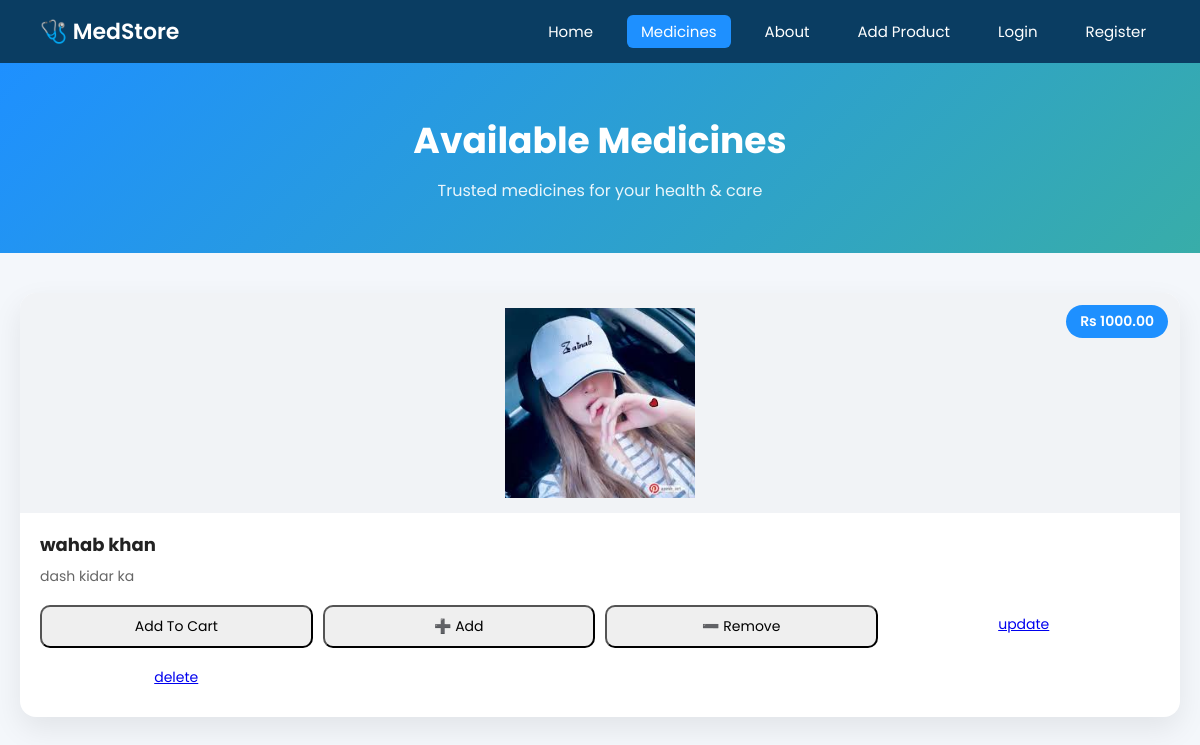
The app's page /, older data.
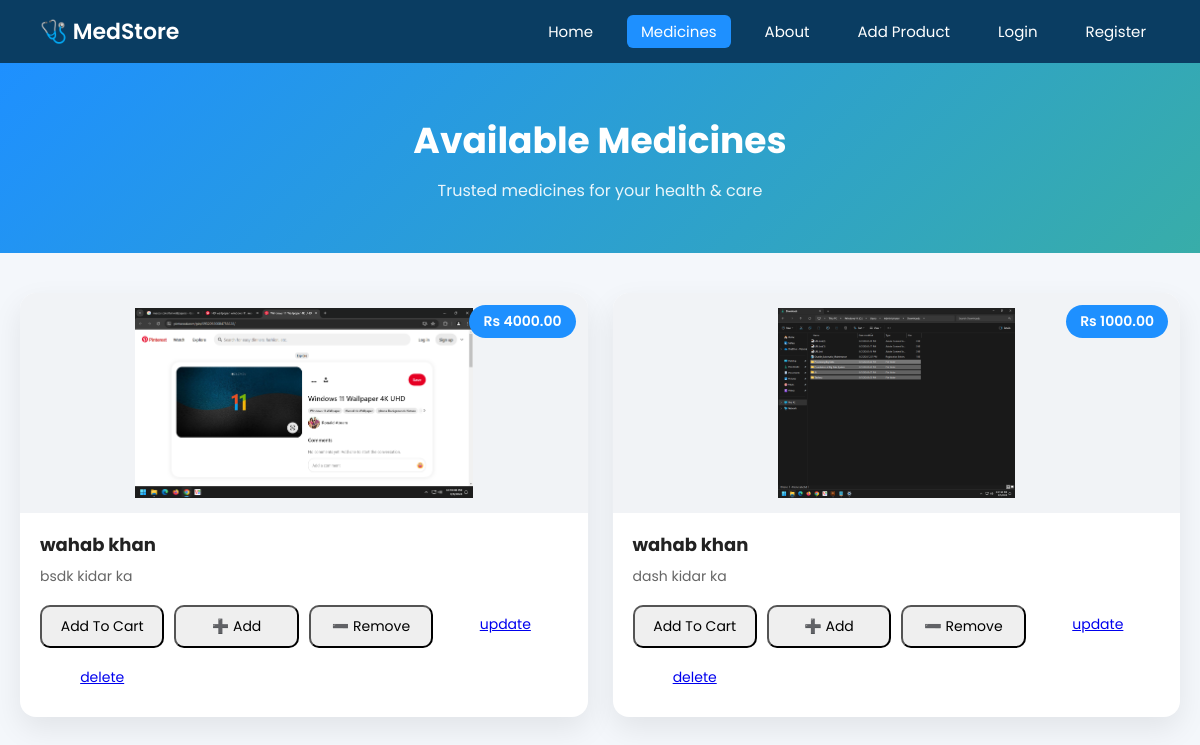
The same page, newer data.
### store/models.py (models this page shows, shortened)
class Medicines(models.Model):
    name = models.CharField(max_length=100)
    description = models.TextField()
    price = models.DecimalField(max_digits=10 , decimal_places=2)
    image = models.ImageField(upload_to='media/',null=True)

### store/views.py (the view)
# urls.py: 2. Add a URL to urlpatterns:  path('', views.home, name='home')
def home(request):
    med = Medicines.objects.all()
    context = {'medicines':med}
    return render(request,"index.html", context)

### store/templates/index.html (shortened to what this page needs)
{% load static %}
<!DOCTYPE html>
<html lang="en">
<head>
    <link rel="stylesheet" href="{% static 'main.css' %}">
</head>
<body>
<nav class="navbar">
    <div class="logo">🩺 MedStore</div>
    <ul class="nav-links">
        <li><a href="#">Home</a></li>
        <li><a href="#" class="active">Medicines</a></li>
        <li><a href="#">About</a></li>
        <li><a href="/add_product">Add Product</a></li>
        {% if user.is_authenticated %}
            <li><a href="{% url 'cart' %}">Cart</a></li>
            <li>
                <form method="POST" action="{% url 'logout' %}">
                    {% csrf_token %}
                    <button type="submit" class="logout-btn">Logout</button>
                </form>
            </li>
        {% else %}
            <li><a href="{% url 'login' %}">Login</a></li>
            <li><a href="{% url 'register' %}">Register</a></li>
        {% endif %}
    </ul>
</nav>
<section class="header">
    <h1>Available Medicines</h1>
    <p>Trusted medicines for your health & care</p>
</section>
<div class="container">
{% for medcine in medicines %}
<div class="card">
    <div class="card-img">
        <img src="{{ medcine.image.url }}" alt="{{ medcine.name }}">
        <span class="price-tag">Rs {{ medcine.price }}</span>
    </div>
    <div class="card-body">
        <h2>{{ medcine.name }}</h2>
        <p class="desc">{{ medcine.description|truncatechars:80 }}</p>
        <div class="card-actions">
            <button data-product="{{ medcine.id }}" data-action="add"
                class="btn btn-primary update-cart">
                 Add To Cart
            </button>
            <button data-product="{{ medcine.id }}" data-action="add"
                class="btn btn-primary update-cart">
                ➕ Add
            </button>
            <button data-product="{{ medcine.id }}" data-action="remove"
                class="btn btn-warning update-cart">
                ➖ Remove
            </button>
            <a href="{% url 'update_prod' medcine.id %}" class="btn btn-secondary">
                update
            </a>
            <a href="{% url 'delete' medcine.id %}" class="btn btn-danger">
                delete
            </a>
        </div>
    </div>
</div>
{% endfor %}
</div>
</body>
</html>

### store/static/main.css (style rules this page uses)
* { margin: 0; padding: 0; box-sizing: border-box; font-family: 'Poppins', sans-serif; }
body { background-color: #f4f7fb; color: #333; }
.navbar { background: #0a3d62; padding: 15px 40px; display: flex; justify-content: space-between; align-items: center; }
.logo { color: #fff; font-size: 22px; font-weight: 600; }
.nav-links { list-style: none; display: flex; gap: 20px; align-items: center; }
.nav-links a, .logout-btn { color: #fff; text-decoration: none; font-size: 15px; padding: 6px 14px; border-radius: 6px; transition: 0.3s; border: none; background: transparent; cursor: pointer; }
.nav-links a:hover, .logout-btn:hover, .nav-links a.active { background: #1e90ff; }
.header { text-align: center; padding: 50px 20px; background: linear-gradient(135deg, #1e90ff, #38ada9); color: #fff; }
.header h1 { font-size: 36px; margin-bottom: 10px; }
.header p { font-size: 16px; opacity: 0.9; }
.container { max-width: 1200px; margin: 40px auto; display: grid; grid-template-columns: repeat(auto-fit, minmax(280px, 1fr)); gap: 25px; padding: 0 20px; }
.card { background: #fff; border-radius: 16px; overflow: hidden; box-shadow: 0 12px 30px rgba(0, 0, 0, 0.08); transition: all 0.3s ease; display: flex; flex-direction: column; }
.card-img { position: relative; height: 220px; background: #f1f3f6; }
.card-img img { width: 100%; height: 100%; object-fit: contain; padding: 15px; }
.price-tag { position: absolute; top: 12px; right: 12px; background: #1e90ff; color: #fff; padding: 6px 14px; font-size: 14px; font-weight: 600; border-radius: 20px; }
.card-body { padding: 18px 20px 20px; flex: 1; }
.card-body h2 { font-size: 18px; margin-bottom: 8px; color: #222; }
.desc { font-size: 14px; color: #666; margin-bottom: 18px; line-height: 1.5; }
.card-actions { display: grid; grid-template-columns: repeat(4, 1fr); gap: 10px; }
.card-actions .btn { padding: 9px; font-size: 14px; border-radius: 10px; text-align: center; transition: 0.25s; }

Row changes from the older to the newer data that the page shows:
removed Medicines: image (picture), price "1000.00", name "wahab khan", description "dash kidar ka"
added Medicines: image (picture), price "4000.00", name "wahab khan", description "bsdk kidar ka"
added Medicines: image (picture), price "1000.00", name "wahab khan", description "dash kidar ka"
